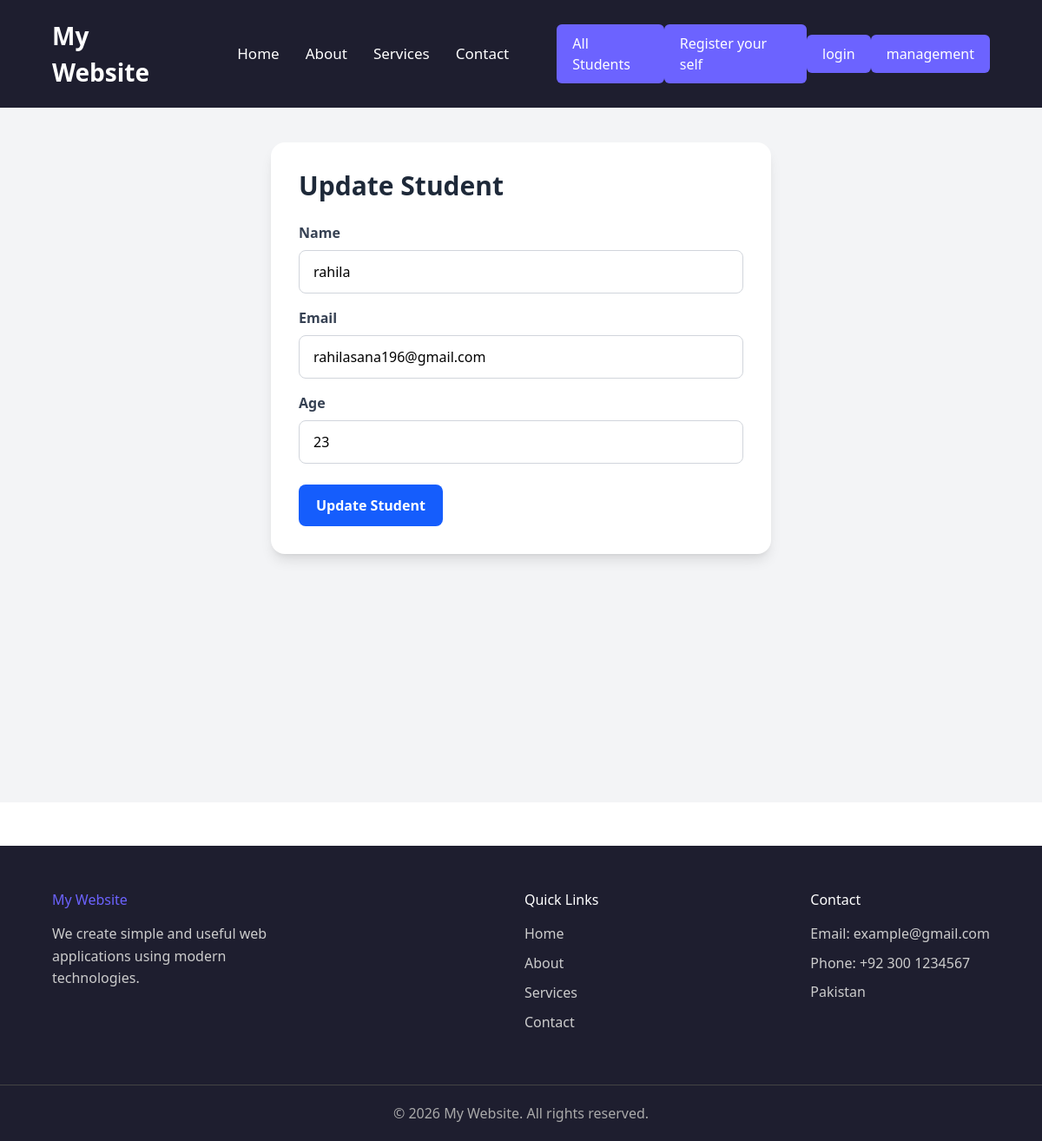
Page /update/1/ on the earlier database version.
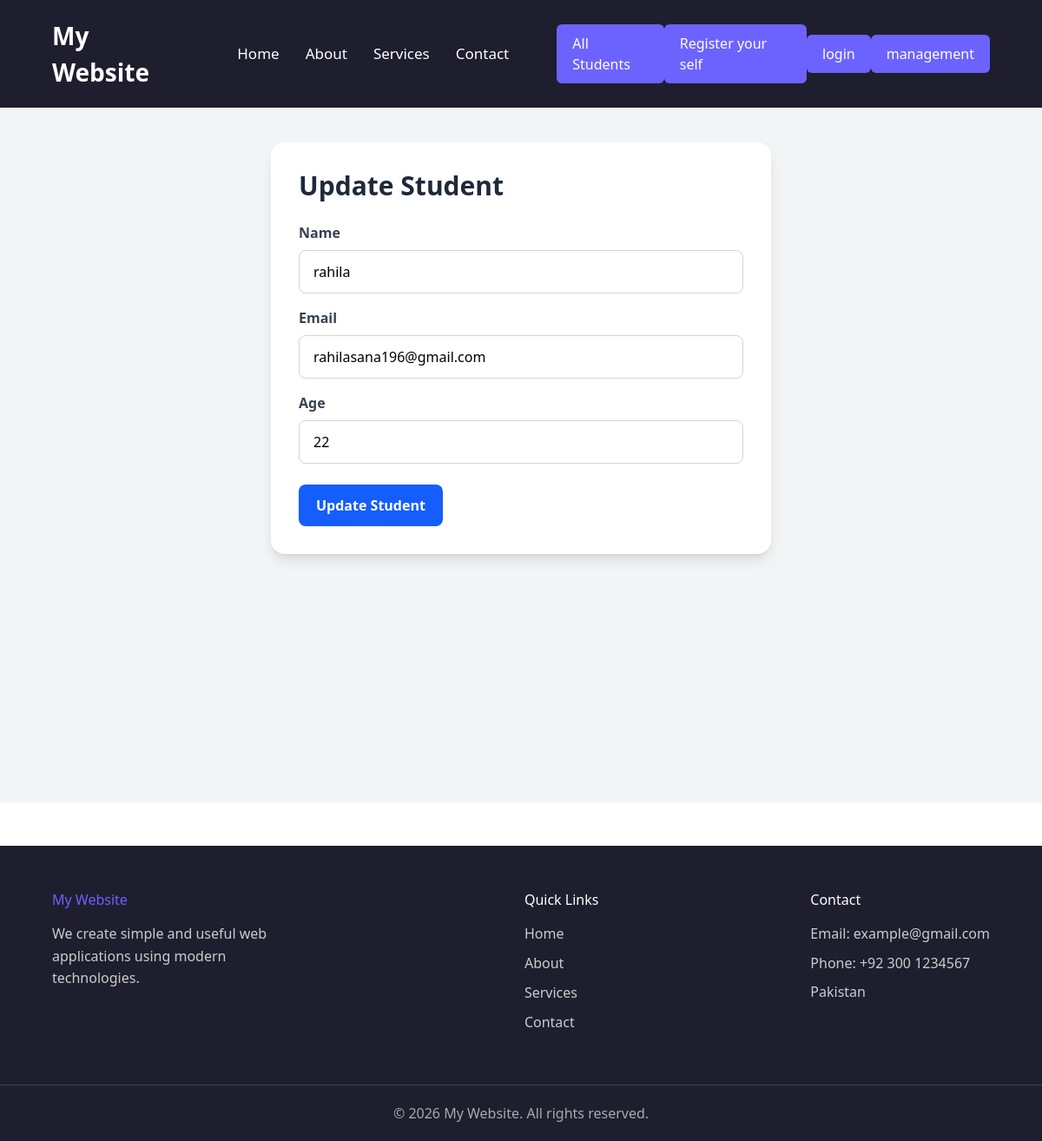
Same page on the later database version.
### main/models.py (models this page shows, shortened)
class Student(models.Model):
    name = models.CharField(max_length=100)
    email = models.EmailField()
    age = models.IntegerField()

### main/views.py (the view)
# urls.py: path('update/<int:id>/', views.update, name='update_student'),
def update(request, id):
    student = Student.objects.get(id=id)
    if request.method == "POST":
        student.name = request.POST["name"]
        student.email = request.POST["email"]
        student.age = request.POST["age"]
        student.save()
        return redirect("students")  #redirect() mein URL ka name dena hota hai, template ka naam nahi.
    return render(                   #path("students/", views.students, name="students")
        request,
        "update_student.html",
        {"student": student}
    )

### templates/update_student.html (shortened to what this page needs)
{% extends "base.html" %}
{% block content %}
<div class="min-h-screen bg-gray-100 px-4 py-10">
    <div class="max-w-xl mx-auto">
        <div class="bg-white rounded-2xl shadow-lg p-8">
            <h1 class="text-3xl font-bold text-gray-800 mb-6">
                Update Student
            </h1>
            <form method="POST">
                <div class="mb-4">
                    <label class="block text-gray-700 font-semibold mb-2">
                        Name
                    </label>
                    <input
                        type="text"
                        name="name"
                        value="{{ student.name }}"
                        class="w-full border border-gray-300 rounded-lg px-4 py-3"
                    >
                </div>
                <div class="mb-4">
                    <label class="block text-gray-700 font-semibold mb-2">
                        Email
                    </label>
                    <input
                        type="email"
                        name="email"
                        value="{{ student.email }}"
                        class="w-full border border-gray-300 rounded-lg px-4 py-3"
                    >
                </div>
                <div class="mb-6">
                    <label class="block text-gray-700 font-semibold mb-2">
                        Age
                    </label>
                    <input
                        type="number"
                        name="age"
                        value="{{ student.age }}"
                        class="w-full border border-gray-300 rounded-lg px-4 py-3"
                    >
                </div>
                <button
                    type="submit"
                    class="bg-blue-600 text-white px-5 py-3 rounded-lg font-semibold hover:bg-blue-700"
                >
                    Update Student
                </button>
            </form>
        </div>
    </div>
</div>
{% endblock %}

Differences in the rows shown:
changed Student "rahila": age "23" → "22"
